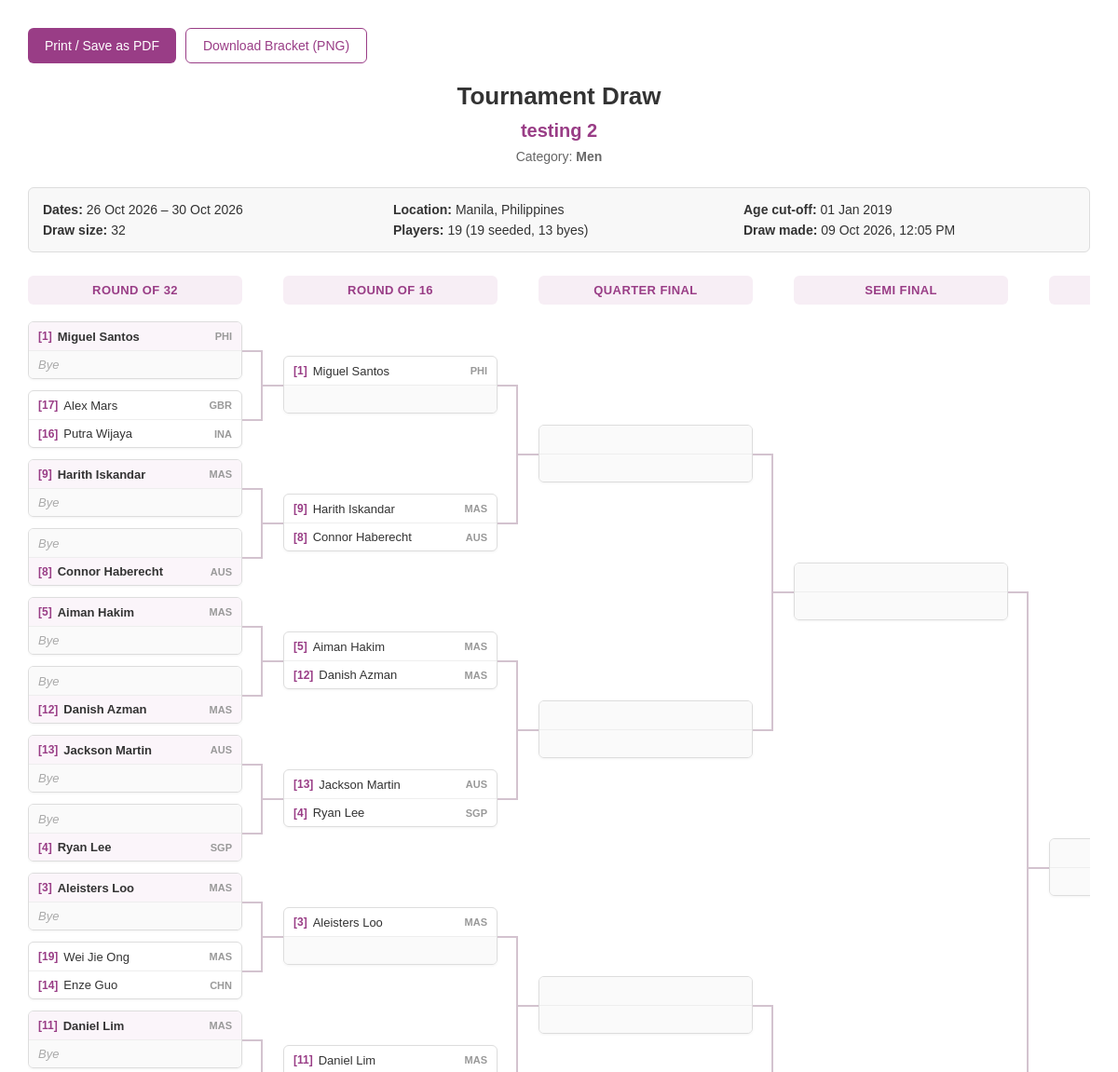
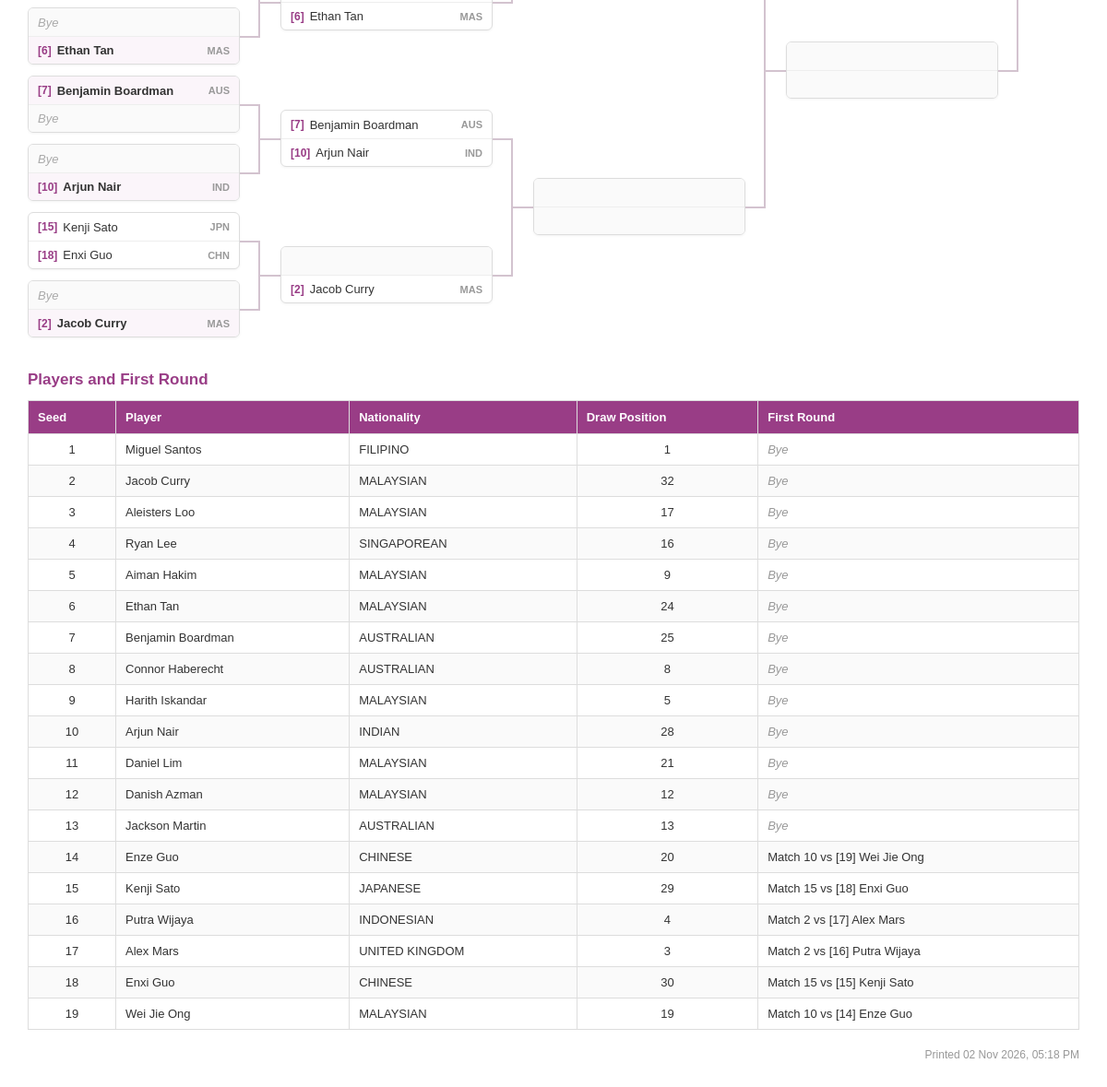
Page /admin/admin_draw_report.php?id=57&category=Men (signed in) on the committed database (2 pictures, top to bottom).
### tables this page shows
CREATE TABLE `tournament` (
  `tournamentID` int(11) NOT NULL,
  `tournament_startdate` datetime NOT NULL,
  `tournament_enddate` datetime NOT NULL,
  `tournament_name` varchar(255) NOT NULL,
  `tournament_description` mediumtext NOT NULL,
  `tournament_detail_link` varchar(255) NOT NULL,
  `tournament_location` varchar(255) NOT NULL,
  `tournament_country` varchar(100) DEFAULT NULL,
  `tournament_fee` varchar(255) NOT NULL,
  `tournament_deadline` datetime NOT NULL,
  `tournament_age_cutoff` date DEFAULT NULL,
  `tournament_type` varchar(50) NOT NULL,
  `tournament_tshirt_size` varchar(255) DEFAULT NULL,
  `tournament_picture` varchar(255) DEFAULT NULL,
  `registration_field` varchar(10000) NOT NULL,
  `creatorID` varchar(255) NOT NULL
);

CREATE TABLE `matches` (
  `matchID` int(11) NOT NULL,
  `tournamentID` int(11) NOT NULL,
  `category_registered` varchar(255) NOT NULL,
  `round_number` int(11) NOT NULL,
  `round_name` varchar(50) NOT NULL,
  `match_number` int(11) NOT NULL,
  `player1ID` varchar(255) DEFAULT NULL,
  `player2ID` varchar(255) DEFAULT NULL,
  `player1_seed` int(11) DEFAULT NULL,
  `player2_seed` int(11) DEFAULT NULL,
  `player1_score` int(11) DEFAULT NULL,
  `player2_score` int(11) DEFAULT NULL,
  `game_scores` varchar(100) DEFAULT NULL,
  `best_of` tinyint(4) NOT NULL DEFAULT 5,
  `points_per_game` tinyint(4) NOT NULL DEFAULT 11,
  `result_status` varchar(20) DEFAULT NULL,
  `refereeID` int(11) DEFAULT NULL,
  `winnerID` varchar(255) DEFAULT NULL,
  `next_matchID` int(11) DEFAULT NULL,
  `next_match_position` enum('player1','player2') DEFAULT NULL,
  `match_status` enum('Pending','Completed') DEFAULT 'Pending',
  `created_at` datetime DEFAULT current_timestamp()
);

CREATE TABLE `players` (
  `playerID` varchar(255) NOT NULL COMMENT 'Player ID',
  `player_email` varchar(255) DEFAULT NULL COMMENT 'Email',
  `player_password` varchar(50) NOT NULL COMMENT 'Player Password',
  `player_full_name` varchar(255) NOT NULL COMMENT 'Full Name',
  `player_first_name` varchar(255) NOT NULL COMMENT 'First Name',
  `player_last_name` varchar(255) NOT NULL COMMENT 'Last Name',
  `player_nationalid` varchar(255) DEFAULT NULL COMMENT 'IC',
  `player_passport` varchar(255) NOT NULL COMMENT 'Passport',
  `player_dob` date NOT NULL COMMENT 'Date of Birth',
  `player_gender` varchar(10) NOT NULL COMMENT 'Gender',
  `player_nationality` varchar(255) NOT NULL COMMENT 'Nationality',
  `player_contact` varchar(50) NOT NULL COMMENT 'Contact Number',
  `player_register` timestamp NOT NULL DEFAULT current_timestamp() COMMENT 'Registration Date',
  `asf_member_no` varchar(255) DEFAULT NULL COMMENT 'ASF Membership No',
  `spin_number` varchar(255) DEFAULT NULL COMMENT 'WSF Spin No',
  `national_ranking` varchar(255) DEFAULT NULL COMMENT 'National Ranking',
  `ajss_ranking` varchar(255) NOT NULL COMMENT 'AJSS Ranking',
  `world_ranking` varchar(255) NOT NULL COMMENT 'World Ranking',
  `player_status` varchar(7) NOT NULL COMMENT 'Status',
  `player_active` enum('active','inactive') NOT NULL DEFAULT 'active' COMMENT 'Active Status',
  `player_profile` varchar(255) DEFAULT NULL COMMENT 'Profile Picture'
);

### admin/admin_draw_report.php (the view, shortened to what this page needs)
<?php
require_once 'admin_auth.php';
require 'admin_draw_functions.php';
$tournamentID = isset($_GET['id']) ? intval($_GET['id']) : 0;
$category = isset($_GET['category']) ? trim($_GET['category']) : '';
$stmt = $conn->prepare("SELECT * FROM tournament WHERE tournamentID = ?");
$stmt->bind_param("i", $tournamentID);
$stmt->execute();
$tournament = $stmt->get_result()->fetch_assoc();
$draw = loadDraw($conn, $tournamentID, $category);
$drawSize = count($draw[1]) * 2;
$drawMade = reset($draw[1])['created_at'];
$players = [];
foreach ($draw[1] as $match) {
    foreach ([1, 2] as $number) {
        $other = $number === 1 ? 2 : 1;
        if ($match['player' . $number . 'ID'] === null) {
            continue;
        }
        $players[] = [
            'seed' => $match['player' . $number . '_seed'],
            'name' => $match['player' . $number . '_name'] ?? $match['player' . $number . 'ID'],
            'nationality' => $match['player' . $number . '_nationality'],
            'position' => ((int)$match['match_number'] - 1) * 2 + $number,
            'match' => (int)$match['match_number'],
            'opponent' => $match['player' . $other . 'ID'] === null
                ? null
                : ($match['player' . $other . '_name'] ?? $match['player' . $other . 'ID']),
            'opponent_seed' => $match['player' . $other . '_seed']
        ];
    }
}
usort($players, function ($a, $b) {
    if (($a['seed'] === null) !== ($b['seed'] === null)) {
        return $a['seed'] === null ? 1 : -1;
    }
    if ($a['seed'] !== null) {
        return $a['seed'] - $b['seed'];
    }
    return strcasecmp($a['name'], $b['name']);
});
$seededCount = count(array_filter($players, function ($player) {
    return $player['seed'] !== null;
}));
$byes = $drawSize - count($players);
function reportDate($value, $format = 'd M Y')
{
    $time = strtotime($value ?? '');
    return ($time && strpos($value, '0000') !== 0) ? date($format, $time) : '-';
}
?>
<!DOCTYPE html>
<html lang="en">
<head>
    <link rel="stylesheet" href="assets/draw.css?v=<?= filemtime(__DIR__ . '/assets/draw.css') ?>">
</head>
<body>
<div class="report-container">
    <div class="report-buttons">
        <button type="button" class="print-button" onclick="window.print();">
            Print / Save as PDF
        </button>
        <button type="button" class="print-button outline"
                onclick="downloadBracket(this, <?= htmlspecialchars(json_encode(bracketFileName($tournament, $category)), ENT_QUOTES) ?>, <?= htmlspecialchars(json_encode($tournament['tournament_name'] . ' - ' . $category), ENT_QUOTES) ?>)">
            Download Bracket (PNG)
        </button>
    </div>
    <div class="report-header">
        <h1>Tournament Draw</h1>
        <h2><?= htmlspecialchars($tournament['tournament_name']) ?></h2>
        <p>
            Category:
            <strong><?= htmlspecialchars($category) ?></strong>
        </p>
    </div>
    <div class="report-info">
        <p>
            <strong>Dates:</strong>
            <?= reportDate($tournament['tournament_startdate']) ?>
            &ndash;
            <?= reportDate($tournament['tournament_enddate']) ?>
        </p>
        <p>
            <strong>Location:</strong>
            <?= htmlspecialchars(trim(($tournament['tournament_location'] ?? '') . (!empty($tournament['tournament_country']) ? ', ' . $tournament['tournament_country'] : '')) ?: '-') ?>
        </p>
        <p>
            <strong>Age cut-off:</strong>
            <?= reportDate($tournament['tournament_age_cutoff']) ?>
        </p>
        <p>
            <strong>Draw size:</strong>
            <?= $drawSize ?>
        </p>
        <p>
            <strong>Players:</strong>
            <?= count($players) ?>
            (<?= $seededCount ?> seeded, <?= $byes ?> bye<?= $byes === 1 ? '' : 's' ?>)
        </p>
        <p>
            <strong>Draw made:</strong>
            <?= reportDate($drawMade, 'd M Y, h:i A') ?>
        </p>
    </div>
    <div class="report-bracket">
        <?php renderBracket($draw); ?>
    </div>
    <div class="player-list">
        <h3 class="section-heading">Players and First Round</h3>
        <table class="report-table">
            <thead>
                <tr>
                    <th class="center">Seed</th>
                    <th>Player</th>
                    <th>Nationality</th>
                    <th class="center">Draw Position</th>
                    <th>First Round</th>
                </tr>
            </thead>
            <tbody>
                <?php foreach ($players as $player): ?>
                    <tr>
                        <td class="center">
                            <?= $player['seed'] !== null ? (int)$player['seed'] : '-' ?>
                        </td>
                        <td><?= htmlspecialchars($player['name']) ?></td>
                        <td><?= htmlspecialchars($player['nationality'] ?: '-') ?></td>
                        <td class="center"><?= $player['position'] ?></td>
                        <td>
                            <?php if ($player['opponent'] === null): ?>
                                <span class="muted">Bye</span>
                            <?php else: ?>
                                Match <?= $player['match'] ?> vs
                                <?php if ($player['opponent_seed'] !== null): ?>
                                    [<?= (int)$player['opponent_seed'] ?>]
                                <?php endif; ?>
                                <?= htmlspecialchars($player['opponent']) ?>
                            <?php endif; ?>
                        </td>
                    </tr>
                <?php endforeach; ?>
            </tbody>
        </table>
    </div>
    <p class="report-footer">
        Printed <?= date('d M Y, h:i A') ?>
    </p>
</div>
</body>
</html>

### admin/admin_draw_functions.php (shortened to what this page needs)
<?php
function loadDraw($conn, $tournamentID, $category)
{
    $stmt = $conn->prepare("
        SELECT
            m.*,
            p1.player_full_name AS player1_name,
            p1.player_nationality AS player1_nationality,
            p2.player_full_name AS player2_name,
            p2.player_nationality AS player2_nationality,
            rf.referee_name
        FROM matches m
        LEFT JOIN players p1
            ON p1.playerID = m.player1ID
        LEFT JOIN players p2
            ON p2.playerID = m.player2ID
        LEFT JOIN referees rf
            ON rf.refereeID = m.refereeID
        WHERE m.tournamentID = ?
        AND m.category_registered = ?
        ORDER BY m.round_number ASC, m.match_number ASC
    ");
    $stmt->bind_param("is", $tournamentID, $category);
    $stmt->execute();
    $result = $stmt->get_result();
    $rounds = [];
    while ($match = $result->fetch_assoc()) {
        $rounds[(int)$match['round_number']][(int)$match['match_number']] = $match;
    }
    return $rounds;
}
function countryCode($nationality)
{
    $codes = [
        'MALAYSIAN' => 'MAS', 'SINGAPOREAN' => 'SGP', 'AUSTRALIAN' => 'AUS',
        'CHINESE' => 'CHN', 'HONG KONG' => 'HKG', 'JAPANESE' => 'JPN',
        'KOREAN' => 'KOR', 'SOUTH KOREAN' => 'KOR', 'INDIAN' => 'IND',
        'INDONESIAN' => 'INA', 'PHILIPPINE' => 'PHI', 'FILIPINO' => 'PHI',
        'THAI' => 'THA', 'CANADIAN' => 'CAN', 'AMERICAN' => 'USA',
        'BRITISH' => 'GBR', 'UNITED KINGDOM' => 'GBR', 'UNITED STATES' => 'USA', 'ENGLISH' => 'ENG', 'NEW ZEALANDER' => 'NZL',
        'PAKISTANI' => 'PAK', 'SRI LANKAN' => 'SRI', 'EGYPTIAN' => 'EGY',
        'TAIWANESE' => 'TPE', 'MACANESE' => 'MAC'
    ];
    $nationality = strtoupper(trim($nationality));
    return $codes[$nationality] ?? substr($nationality, 0, 3);
}
function drawPlayerLine($match, $number)
{
    $id = $match['player' . $number . 'ID'];
    $name = $match['player' . $number . '_name'];
    $seed = $match['player' . $number . '_seed'];
    $nationality = $match['player' . $number . '_nationality'];
    $isWinner = $id !== null && $match['winnerID'] === $id;
    if ($id === null) {
        $label = (int)$match['round_number'] === 1 ? 'Bye' : '';
        ?>
        <div class="draw-player empty">
            <span class="player-name"><?= $label ?></span>
        </div>
        <?php
        return;
    }
    ?>
    <div class="draw-player <?= $isWinner ? 'winner' : '' ?>">
        <?php if ($seed !== null): ?>
            <span class="seed">[<?= (int)$seed ?>]</span>
        <?php endif; ?>
        <span class="player-name" title="<?= htmlspecialchars($name ?? $id) ?>">
            <?= htmlspecialchars($name ?? $id) ?>
        </span>
        <?php if (!empty($nationality)): ?>
            <span class="country"><?= htmlspecialchars(countryCode($nationality)) ?></span>
        <?php endif; ?>
    </div>
    <?php
}
function bracketFileName($tournament, $category)
{
    $name = preg_replace('/[^A-Za-z0-9]+/', '_', $tournament['tournament_name'] . ' ' . $category);
    return 'Draw_' . trim($name, '_') . '.png';
}
function renderBracket($draw, $scorable = false)
{
    ?>
        <div class="bracket">
            <?php foreach ($draw as $roundNumber => $matches): ?>
                <?php $first = reset($matches); ?>
                <div class="round">
                    <h3 class="round-title"><?= htmlspecialchars($first['round_name']) ?></h3>
                    <div class="round-matches">
                        <?php foreach (array_chunk($matches, 2) as $pair): ?>
                            <div class="match-pair <?= count($pair) === 2 ? 'joined' : '' ?>">
                                <?php foreach ($pair as $match): ?>
                                    <?php $canScore = $scorable && $match['player1ID'] !== null && $match['player2ID'] !== null; ?>
                                    <div class="match-slot">
                                        <div class="match <?= $canScore ? 'scorable' : '' ?>"
                                            <?php if ($canScore): ?>
                                                tabindex="0" title="Double-click to enter the score"
                                                data-match="<?= htmlspecialchars(json_encode(matchDialogData($match))) ?>"
                                            <?php endif; ?>>
                                            <?php drawPlayerLine($match, 1); ?>
                                            <?php drawPlayerLine($match, 2); ?>
                                        </div>
                                    </div>
                                <?php endforeach; ?>
                            </div>
                        <?php endforeach; ?>
                    </div>
                </div>
            <?php endforeach; ?>
        </div>
    <?php
}

### rows in the picture
tournament: tournament_name "testing 2", tournament_startdate "26 Oct 2026", tournament_enddate "30 Oct 2026", tournament_location+tournament_country "Manila, Philippines", tournament_age_cutoff "01 Jan 2019"
matches: created_at "09 Oct 2026, 12:05 PM", round_name "ROUND OF 32", player1_seed "1", players.player_full_name "Miguel Santos", players.player_nationality "PHI", round_number "Bye"
matches: player1_seed "17 16", players.player_full_name "Alex Mars Putra Wijaya", players.player_nationality "GBR INA", player2_seed "16", players.player_full_name "Putra Wijaya", players.player_nationality "INDONESIAN", position "4", match_number "2", player1_seed "17", players.player_full_name "Alex Mars", players.player_nationality "UNITED KINGDOM", position "3"
matches: player1_seed "9", players.player_full_name "Harith Iskandar", players.player_nationality "MAS", round_number "Bye", players.player_nationality "MALAYSIAN", best_of "5"
matches: round_number "Bye", player2_seed "8", players.player_full_name "Connor Haberecht", players.player_nationality "AUS", players.player_nationality "AUSTRALIAN"
matches: player1_seed "5", players.player_full_name "Aiman Hakim", players.player_nationality "MAS", round_number "Bye"
matches: round_number "Bye", player2_seed "12", players.player_full_name "Danish Azman", players.player_nationality "MAS", players.player_nationality "MALAYSIAN"
matches: player1_seed "13", players.player_full_name "Jackson Martin", players.player_nationality "AUS", round_number "Bye", players.player_nationality "AUSTRALIAN"
matches: round_number "Bye", player2_seed "4", players.player_full_name "Ryan Lee", players.player_nationality "SGP", players.player_nationality "SINGAPOREAN", position "16"
matches: player1_seed "3", players.player_full_name "Aleisters Loo", players.player_nationality "MAS", round_number "Bye", players.player_nationality "MALAYSIAN", position "17"
matches: player1_seed "19 14", players.player_full_name "Wei Jie Ong Enze Guo", players.player_nationality "MAS CHN", player2_seed "14", players.player_full_name "Enze Guo", players.player_nationality "CHINESE", position "20", match_number "10", player1_seed "19", players.player_full_name "Wei Jie Ong", players.player_nationality "MALAYSIAN"
matches: player1_seed "11", players.player_full_name "Daniel Lim", players.player_nationality "MAS", round_number "Bye"
matches: round_number "Bye", player2_seed "6", players.player_full_name "Ethan Tan", players.player_nationality "MAS", players.player_nationality "MALAYSIAN", position "24"
matches: player1_seed "7", players.player_full_name "Benjamin Boardman", players.player_nationality "AUS", round_number "Bye", players.player_nationality "AUSTRALIAN", position "25"
matches: round_number "Bye", player2_seed "10", players.player_full_name "Arjun Nair", players.player_nationality "IND", players.player_nationality "INDIAN", position "28"
matches: player1_seed "15 18", players.player_full_name "Kenji Sato Enxi Guo", players.player_nationality "JPN CHN", player1_seed "15", players.player_full_name "Kenji Sato", players.player_nationality "JAPANESE", position "29", match_number "15", player2_seed "18", players.player_full_name "Enxi Guo", players.player_nationality "CHINESE", position "30"
matches: round_number "Bye", player2_seed "2", players.player_full_name "Jacob Curry", players.player_nationality "MAS", players.player_nationality "MALAYSIAN", position "32"
matches: round_name "ROUND OF 16", player1_seed "1", players.player_full_name "Miguel Santos", players.player_nationality "PHI"
matches: player1_seed "9 8", players.player_full_name "Harith Iskandar Connor Haberecht", players.player_nationality "MAS AUS"
matches: player1_seed "5 12", players.player_full_name "Aiman Hakim Danish Azman", players.player_nationality "MAS MAS"
matches: player1_seed "13 4", players.player_full_name "Jackson Martin Ryan Lee", players.player_nationality "AUS SGP"
matches: player1_seed "3", players.player_full_name "Aleisters Loo", players.player_nationality "MAS"
matches: player1_seed "11 6", players.player_full_name "Daniel Lim Ethan Tan", players.player_nationality "MAS MAS"
matches: player1_seed "7 10", players.player_full_name "Benjamin Boardman Arjun Nair", players.player_nationality "AUS IND"
matches: round_number "2", players.player_full_name "Jacob Curry", round_number.player_nationality "MAS"
matches: round_name "QUARTER FINAL"
matches: round_name "SEMI FINAL"

### other values in the picture
$category "Men"
$drawSize "32"
count($players) "19"
$seededCount "19"
$byes "13"
$player['seed'] "1"
$player['name'] "Miguel Santos"
$player['nationality'] ?: '-' "FILIPINO"
$player['position'] "1"
$player['seed'] "5"
$player['name'] "Aiman Hakim"
$player['nationality'] ?: '-' "MALAYSIAN"
$player['position'] "9"
$player['seed'] "11"
$player['name'] "Daniel Lim"
